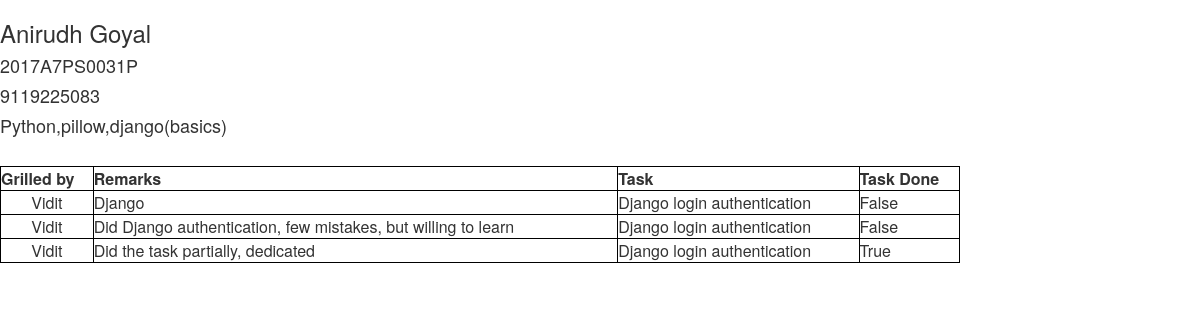
The app's page /recruit/5/ with its own data.
### recruit/models.py (models this page shows, shortened)
class Recruit(models.Model):
    name=models.CharField(max_length=200)
    student_id=models.CharField(max_length=50)
    contact_no=models.CharField(max_length=20)
    skills=models.CharField(max_length=1000)

class Member(models.Model):
    recruit=models.ForeignKey(Recruit, on_delete=models.CASCADE,blank=True,null=True)
    remarks=models.CharField(max_length=1000)
    grilled_by=models.CharField(max_length=200)
    task=models.CharField(max_length=200)
    task_status=models.BooleanField(default=False)

### recruit/views.py (the view)
# urls.py: url(r'^(?P<pk>[0-9]+)/$', views.DetailView.as_view(), name='detail'),
class DetailView(generic.DetailView):
    model = Recruit
    template_name = "recruit/detail.html"

### recruit/templates/recruit/detail.html (shortened to what this page needs)
{% load staticfiles %}
<link rel="stylesheet" href="{% static 'recruit/css/bootstrap.min.css' %}" type="text/css" />
<h3>{{recruit.name}}</h3>
<h4>{{recruit.student_id}}</h4>
<h4>{{recruit.contact_no}}</h4>
<h4>{{recruit.skills}}</h4>
<table style="width: 80%; border: 1px solid black;">
<tr>
<th style="border: 1px solid black;">Grilled by</th>
<th style="border: 1px solid black;">Remarks</th>
<th style="border: 1px solid black;">Task</th>
<th style="border: 1px solid black;">Task Done</th>
</tr>
{% for member in recruit.member_set.all %}
<tr>
<td style="border: 1px solid black; text-align:center">{{member.grilled_by}}</td>
<td style="border: 1px solid black;">{{member.remarks}}</td>
<td style="border: 1px solid black;">{{member.task}}</td>
<td style="border: 1px solid black;">{{member.task_status}}</td>
</tr>
{%endfor%}
</table>

### records on screen
Recruit: name "Anirudh Goyal", student_id "2017A7PS0031P", contact_no "9119225083", skills "Python,pillow,django(basics)"
Member: grilled_by "Vidit", remarks "Django", task "Django login authentication", task_status "False"
Member: grilled_by "Vidit", remarks "Did Django authentication, few mistakes, but willing to learn", task "Django login authentication", task_status "False"
Member: grilled_by "Vidit", remarks "Did the task partially, dedicated", task "Django login authentication", task_status "True"
